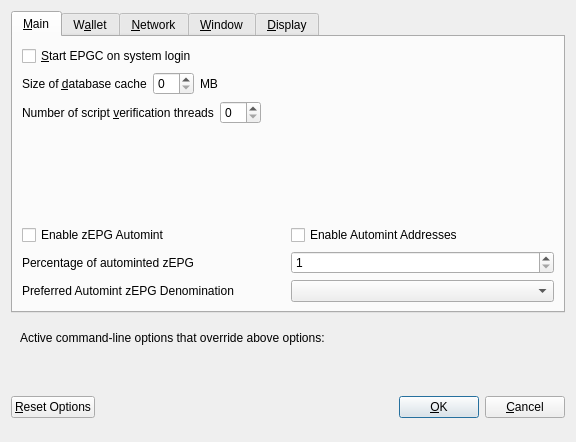
<?xml version="1.0" encoding="UTF-8"?>
<ui version="4.0">
 <class>OptionsDialog</class>
 <widget class="QDialog" name="OptionsDialog">
  <property name="geometry">
   <rect>
    <x>0</x>
    <y>0</y>
    <width>576</width>
    <height>442</height>
   </rect>
  </property>
  <property name="windowTitle">
   <string>Options</string>
  </property>
  <property name="modal">
   <bool>true</bool>
  </property>
  <layout class="QVBoxLayout" name="verticalLayout">
   <item>
    <widget class="QTabWidget" name="tabWidget">
     <property name="currentIndex">
      <number>0</number>
     </property>
     <widget class="QWidget" name="tabMain">
      <attribute name="title">
       <string>&amp;Main</string>
      </attribute>
      <layout class="QVBoxLayout" name="verticalLayout_Main">
       <item>
        <widget class="QCheckBox" name="bitcoinAtStartup">
         <property name="toolTip">
          <string>Automatically start EPGC after logging in to the system.</string>
         </property>
         <property name="text">
          <string>&amp;Start EPGC on system login</string>
         </property>
        </widget>
       </item>
       <item>
        <layout class="QHBoxLayout" name="horizontalLayout_2_Main">
         <item>
          <widget class="QLabel" name="databaseCacheLabel">
           <property name="text">
            <string>Size of &amp;database cache</string>
           </property>
           <property name="textFormat">
            <enum>Qt::PlainText</enum>
           </property>
           <property name="buddy">
            <cstring>databaseCache</cstring>
           </property>
          </widget>
         </item>
         <item>
          <widget class="QSpinBox" name="databaseCache"/>
         </item>
         <item>
          <widget class="QLabel" name="databaseCacheUnitLabel">
           <property name="text">
            <string>MB</string>
           </property>
           <property name="textFormat">
            <enum>Qt::PlainText</enum>
           </property>
          </widget>
         </item>
         <item>
          <spacer name="horizontalSpacer_2_Main">
           <property name="orientation">
            <enum>Qt::Horizontal</enum>
           </property>
           <property name="sizeHint" stdset="0">
            <size>
             <width>40</width>
             <height>20</height>
            </size>
           </property>
          </spacer>
         </item>
        </layout>
       </item>
       <item>
        <layout class="QHBoxLayout" name="horizontalLayout_3_Main">
         <item>
          <widget class="QLabel" name="threadsScriptVerifLabel">
           <property name="text">
            <string>Number of script &amp;verification threads</string>
           </property>
           <property name="textFormat">
            <enum>Qt::PlainText</enum>
           </property>
           <property name="buddy">
            <cstring>threadsScriptVerif</cstring>
           </property>
          </widget>
         </item>
         <item>
          <widget class="QSpinBox" name="threadsScriptVerif">
           <property name="toolTip">
            <string>(0 = auto, &lt;0 = leave that many cores free)</string>
           </property>
          </widget>
         </item>
         <item>
          <spacer name="horizontalSpacer_3_Main">
           <property name="orientation">
            <enum>Qt::Horizontal</enum>
           </property>
           <property name="sizeHint" stdset="0">
            <size>
             <width>40</width>
             <height>20</height>
            </size>
           </property>
          </spacer>
         </item>
        </layout>
       </item>
       <item>
        <spacer name="verticalSpacer_2">
         <property name="orientation">
          <enum>Qt::Vertical</enum>
         </property>
         <property name="sizeHint" stdset="0">
          <size>
           <width>20</width>
           <height>40</height>
          </size>
         </property>
        </spacer>
       </item>
       <item>
        <widget class="QWidget" name="verticalZepgOptionsWidget" native="true">
         <layout class="QVBoxLayout" name="verticalZepgOptionsLayout">
          <property name="margin">
           <number>0</number>
          </property>
          <item>
           <layout class="QHBoxLayout" name="horizontalAutomintingLayout">
            <item>
             <widget class="QCheckBox" name="checkBoxZeromintEnable">
              <property name="toolTip">
               <string>Enable automatic minting of EPG units to zEPG</string>
              </property>
              <property name="layoutDirection">
               <enum>Qt::LeftToRight</enum>
              </property>
              <property name="text">
               <string>Enable zEPG Automint</string>
              </property>
             </widget>
            </item>
            <item>
             <widget class="QCheckBox" name="checkBoxZeromintAddresses">
              <property name="toolTip">
               <string>Enable automatic zEPG minting from specific addresses</string>
              </property>
              <property name="layoutDirection">
               <enum>Qt::LeftToRight</enum>
              </property>
              <property name="text">
               <string>Enable Automint Addresses</string>
              </property>
             </widget>
            </item>
           </layout>
          </item>
          <item>
           <layout class="QHBoxLayout" name="horizontalZmintPercentageLayout">
            <item>
             <widget class="QLabel" name="percentage_label">
              <property name="toolTip">
               <string>Percentage of incoming EPG which get automatically converted to zEPG via Zerocoin Protocol (min: 10%)</string>
              </property>
              <property name="text">
               <string>Percentage of autominted zEPG</string>
              </property>
             </widget>
            </item>
            <item>
             <widget class="QSpinBox" name="zeromintPercentage">
              <property name="minimum">
               <number>1</number>
              </property>
              <property name="maximum">
               <number>100</number>
              </property>
             </widget>
            </item>
           </layout>
          </item>
          <item>
           <layout class="QHBoxLayout" name="horizontalLayout" stretch="0,0">
            <property name="sizeConstraint">
             <enum>QLayout::SetFixedSize</enum>
            </property>
            <item>
             <widget class="QLabel" name="labelPreferredDenom">
              <property name="maximumSize">
               <size>
                <width>16777215</width>
                <height>16777215</height>
               </size>
              </property>
              <property name="toolTip">
               <string>Wait with automatic conversion to Zerocoin until enough EPG for this denomination is available</string>
              </property>
              <property name="text">
               <string>Preferred Automint zEPG Denomination</string>
              </property>
             </widget>
            </item>
            <item>
             <widget class="QComboBox" name="preferredDenom">
              <property name="maximumSize">
               <size>
                <width>16777215</width>
                <height>27</height>
               </size>
              </property>
              <property name="toolTip">
               <string>Wait with automatic conversion to Zerocoin until enough EPG for this denomination is available</string>
              </property>
              <property name="maxVisibleItems">
               <number>9</number>
              </property>
              <property name="maxCount">
               <number>9</number>
              </property>
             </widget>
            </item>
           </layout>
          </item>
         </layout>
        </widget>
       </item>
      </layout>
     </widget>
     <widget class="QWidget" name="tabWallet">
      <attribute name="title">
       <string>W&amp;allet</string>
      </attribute>
      <layout class="QVBoxLayout" name="verticalLayout_Wallet">
       <item>
        <layout class="QHBoxLayout" name="horizontalLayout_2_Wallet">
         <item>
          <widget class="QLabel" name="labelStakeSplitThresholdText">
           <property name="text">
            <string>Stake split threshold:</string>
           </property>
          </widget>
         </item>
         <item>
          <widget class="QSpinBox" name="spinBoxStakeSplitThreshold">
           <property name="minimum">
            <number>1</number>
           </property>
           <property name="maximum">
            <number>999999</number>
           </property>
          </widget>
         </item>
        </layout>
       </item>
       <item>
        <widget class="QGroupBox" name="groupBox">
         <property name="title">
          <string>Expert</string>
         </property>
         <layout class="QVBoxLayout" name="verticalLayout_2">
          <item>
           <widget class="QCheckBox" name="coinControlFeatures">
            <property name="toolTip">
             <string>Whether to show coin control features or not.</string>
            </property>
            <property name="text">
             <string>Enable coin &amp;control features</string>
            </property>
           </widget>
          </item>
          <item>
           <widget class="QCheckBox" name="showMasternodesTab">
            <property name="toolTip">
             <string>Show additional tab listing all your masternodes in first sub-tab&lt;br/&gt;and all masternodes on the network in second sub-tab.</string>
            </property>
            <property name="text">
             <string>Show Masternodes Tab</string>
            </property>
           </widget>
          </item>
          <item>
           <widget class="QCheckBox" name="spendZeroConfChange">
            <property name="toolTip">
             <string>If you disable the spending of unconfirmed change, the change from a transaction&lt;br/&gt;cannot be used until that transaction has at least one confirmation.&lt;br/&gt;This also affects how your balance is computed.</string>
            </property>
            <property name="text">
             <string>&amp;Spend unconfirmed change</string>
            </property>
           </widget>
          </item>
         </layout>
        </widget>
       </item>
       <item>
        <spacer name="verticalSpacer_Wallet">
         <property name="orientation">
          <enum>Qt::Vertical</enum>
         </property>
         <property name="sizeHint" stdset="0">
          <size>
           <width>20</width>
           <height>40</height>
          </size>
         </property>
        </spacer>
       </item>
      </layout>
     </widget>
     <widget class="QWidget" name="tabNetwork">
      <attribute name="title">
       <string>&amp;Network</string>
      </attribute>
      <layout class="QVBoxLayout" name="verticalLayout_Network">
       <item>
        <widget class="QCheckBox" name="mapPortUpnp">
         <property name="toolTip">
          <string>Automatically open the EPGC client port on the router. This only works when your router supports UPnP and it is enabled.</string>
         </property>
         <property name="text">
          <string>Map port using &amp;UPnP</string>
         </property>
        </widget>
       </item>
       <item>
        <widget class="QCheckBox" name="allowIncoming">
         <property name="toolTip">
          <string>Accept connections from outside</string>
         </property>
         <property name="text">
          <string>Allow incoming connections</string>
         </property>
        </widget>
       </item>
       <item>
        <widget class="QCheckBox" name="connectSocks">
         <property name="toolTip">
          <string>Connect to the EPGC network through a SOCKS5 proxy.</string>
         </property>
         <property name="text">
          <string>&amp;Connect through SOCKS5 proxy (default proxy):</string>
         </property>
        </widget>
       </item>
       <item>
        <layout class="QHBoxLayout" name="horizontalLayout_1_Network">
         <item>
          <widget class="QLabel" name="proxyIpLabel">
           <property name="text">
            <string>Proxy &amp;IP:</string>
           </property>
           <property name="textFormat">
            <enum>Qt::PlainText</enum>
           </property>
           <property name="buddy">
            <cstring>proxyIp</cstring>
           </property>
          </widget>
         </item>
         <item>
          <widget class="QValidatedLineEdit" name="proxyIp">
           <property name="minimumSize">
            <size>
             <width>140</width>
             <height>0</height>
            </size>
           </property>
           <property name="maximumSize">
            <size>
             <width>140</width>
             <height>16777215</height>
            </size>
           </property>
           <property name="toolTip">
            <string>IP address of the proxy (e.g. IPv4: 127.0.0.1 / IPv6: ::1)</string>
           </property>
          </widget>
         </item>
         <item>
          <widget class="QLabel" name="proxyPortLabel">
           <property name="text">
            <string>&amp;Port:</string>
           </property>
           <property name="textFormat">
            <enum>Qt::PlainText</enum>
           </property>
           <property name="buddy">
            <cstring>proxyPort</cstring>
           </property>
          </widget>
         </item>
         <item>
          <widget class="QLineEdit" name="proxyPort">
           <property name="minimumSize">
            <size>
             <width>55</width>
             <height>0</height>
            </size>
           </property>
           <property name="maximumSize">
            <size>
             <width>55</width>
             <height>16777215</height>
            </size>
           </property>
           <property name="toolTip">
            <string>Port of the proxy (e.g. 9050)</string>
           </property>
          </widget>
         </item>
         <item>
          <spacer name="horizontalSpacer_1_Network">
           <property name="orientation">
            <enum>Qt::Horizontal</enum>
           </property>
           <property name="sizeHint" stdset="0">
            <size>
             <width>40</width>
             <height>20</height>
            </size>
           </property>
          </spacer>
         </item>
        </layout>
       </item>
       <item>
        <spacer name="verticalSpacer_Network">
         <property name="orientation">
          <enum>Qt::Vertical</enum>
         </property>
         <property name="sizeHint" stdset="0">
          <size>
           <width>20</width>
           <height>40</height>
          </size>
         </property>
        </spacer>
       </item>
      </layout>
     </widget>
     <widget class="QWidget" name="tabWindow">
      <attribute name="title">
       <string>&amp;Window</string>
      </attribute>
      <layout class="QVBoxLayout" name="verticalLayout_Window">
       <item>
        <widget class="QCheckBox" name="minimizeToTray">
         <property name="toolTip">
          <string>Show only a tray icon after minimizing the window.</string>
         </property>
         <property name="text">
          <string>&amp;Minimize to the tray instead of the taskbar</string>
         </property>
        </widget>
       </item>
       <item>
        <widget class="QCheckBox" name="minimizeOnClose">
         <property name="toolTip">
          <string>Minimize instead of exit the application when the window is closed. When this option is enabled, the application will be closed only after selecting Quit in the menu.</string>
         </property>
         <property name="text">
          <string>M&amp;inimize on close</string>
         </property>
        </widget>
       </item>
       <item>
        <spacer name="verticalSpacer_Window">
         <property name="orientation">
          <enum>Qt::Vertical</enum>
         </property>
         <property name="sizeHint" stdset="0">
          <size>
           <width>20</width>
           <height>40</height>
          </size>
         </property>
        </spacer>
       </item>
      </layout>
     </widget>
     <widget class="QWidget" name="tabDisplay">
      <attribute name="title">
       <string>&amp;Display</string>
      </attribute>
      <layout class="QVBoxLayout" name="verticalLayout_Display">
       <item>
        <layout class="QHBoxLayout" name="horizontalLayout_1_Display">
         <item>
          <widget class="QLabel" name="langLabel">
           <property name="text">
            <string>User Interface &amp;language:</string>
           </property>
           <property name="textFormat">
            <enum>Qt::PlainText</enum>
           </property>
           <property name="buddy">
            <cstring>lang</cstring>
           </property>
          </widget>
         </item>
         <item>
          <widget class="QValueComboBox" name="lang">
           <property name="toolTip">
            <string>The user interface language can be set here. This setting will take effect after restarting EPGC.</string>
           </property>
          </widget>
         </item>
        </layout>
       </item>
       <item>
        <widget class="QLabel" name="label_3">
         <property name="toolTip">
          <string notr="true"/>
         </property>
         <property name="statusTip">
          <string notr="true"/>
         </property>
         <property name="whatsThis">
          <string notr="true"/>
         </property>
         <property name="accessibleName">
          <string notr="true"/>
         </property>
         <property name="text">
          <string>Language missing or translation incomplete? Help contributing translations here:
https://www.transifex.com/epgc-project/epgc-project-translations</string>
         </property>
         <property name="wordWrap">
          <bool>true</bool>
         </property>
         <property name="openExternalLinks">
          <bool>true</bool>
         </property>
         <property name="textInteractionFlags">
          <set>Qt::TextBrowserInteraction</set>
         </property>
        </widget>
       </item>
       <item>
        <layout class="QHBoxLayout" name="horizontalLayout_2_Display" stretch="0,0">
         <item>
          <widget class="QLabel" name="themeLabel">
           <property name="text">
            <string>User Interface Theme:</string>
           </property>
          </widget>
         </item>
         <item>
          <widget class="QValueComboBox" name="theme"/>
         </item>
        </layout>
       </item>
       <item>
        <widget class="QWidget" name="verticalZepgDisplayWidget" native="true">
         <layout class="QVBoxLayout" name="verticalZepgDisplayLayout">
          <property name="margin">
           <number>0</number>
          </property>
          <item>
           <widget class="Line" name="line">
            <property name="orientation">
             <enum>Qt::Horizontal</enum>
            </property>
           </widget>
          </item>
          <item>
           <layout class="QHBoxLayout" name="horizontalLayout_3_Display">
            <item>
             <widget class="QLabel" name="unitLabel">
              <property name="text">
               <string>Unit to show amounts in:</string>
              </property>
              <property name="textFormat">
               <enum>Qt::PlainText</enum>
              </property>
             </widget>
            </item>
            <item>
             <widget class="QValueComboBox" name="unit">
              <property name="toolTip">
               <string>Choose the default subdivision unit to show in the interface and when sending coins.</string>
              </property>
             </widget>
            </item>
           </layout>
          </item>
          <item>
           <layout class="QHBoxLayout" name="horizontalLayout_4_Display">
            <item>
             <widget class="QLabel" name="digitsLabel">
              <property name="text">
               <string>Decimal digits</string>
              </property>
             </widget>
            </item>
            <item>
             <widget class="QValueComboBox" name="digits"/>
            </item>
           </layout>
          </item>
          <item>
           <layout class="QHBoxLayout" name="horizontalLayout_5_Display">
            <item>
             <widget class="QCheckBox" name="checkBoxHideZeroBalances">
              <property name="toolTip">
               <string>Hide empty balances</string>
              </property>
              <property name="layoutDirection">
               <enum>Qt::LeftToRight</enum>
              </property>
              <property name="text">
               <string>Hide empty balances</string>
              </property>
             </widget>
            </item>
            <item>
             <widget class="QCheckBox" name="checkBoxHideOrphans">
              <property name="toolTip">
               <string>Hide orphan stakes in transaction lists</string>
              </property>
              <property name="text">
               <string>Hide orphan stakes</string>
              </property>
             </widget>
            </item>
            <item>
             <spacer name="horizontalSpacer">
              <property name="orientation">
               <enum>Qt::Horizontal</enum>
              </property>
              <property name="sizeHint" stdset="0">
               <size>
                <width>40</width>
                <height>20</height>
               </size>
              </property>
             </spacer>
            </item>
           </layout>
          </item>
          <item>
           <layout class="QHBoxLayout" name="horizontalLayout_6_Display">
            <item>
             <widget class="QLabel" name="thirdPartyTxUrlsLabel">
              <property name="toolTip">
               <string>Third party URLs (e.g. a block explorer) that appear in the transactions tab as context menu items. %s in the URL is replaced by transaction hash. Multiple URLs are separated by vertical bar |.</string>
              </property>
              <property name="text">
               <string>Third party transaction URLs</string>
              </property>
             </widget>
            </item>
            <item>
             <widget class="QLineEdit" name="thirdPartyTxUrls">
              <property name="toolTip">
               <string>Third party URLs (e.g. a block explorer) that appear in the transactions tab as context menu items. %s in the URL is replaced by transaction hash. Multiple URLs are separated by vertical bar |.</string>
              </property>
             </widget>
            </item>
           </layout>
          </item>
         </layout>
        </widget>
       </item>
       <item>
        <spacer name="verticalSpacer">
         <property name="orientation">
          <enum>Qt::Vertical</enum>
         </property>
         <property name="sizeHint" stdset="0">
          <size>
           <width>20</width>
           <height>40</height>
          </size>
         </property>
        </spacer>
       </item>
      </layout>
     </widget>
    </widget>
   </item>
   <item>
    <widget class="QFrame" name="frame">
     <layout class="QVBoxLayout" name="verticalLayout_Bottom">
      <item>
       <layout class="QHBoxLayout" name="horizontalLayout_Bottom">
        <item>
         <widget class="QLabel" name="overriddenByCommandLineInfoLabel">
          <property name="text">
           <string>Active command-line options that override above options:</string>
          </property>
          <property name="textFormat">
           <enum>Qt::PlainText</enum>
          </property>
         </widget>
        </item>
        <item>
         <spacer name="horizontalSpacer_Bottom">
          <property name="orientation">
           <enum>Qt::Horizontal</enum>
          </property>
          <property name="sizeHint" stdset="0">
           <size>
            <width>40</width>
            <height>20</height>
           </size>
          </property>
         </spacer>
        </item>
       </layout>
      </item>
      <item>
       <widget class="QLabel" name="overriddenByCommandLineLabel">
        <property name="text">
         <string/>
        </property>
        <property name="textFormat">
         <enum>Qt::PlainText</enum>
        </property>
        <property name="wordWrap">
         <bool>true</bool>
        </property>
       </widget>
      </item>
     </layout>
    </widget>
   </item>
   <item>
    <layout class="QHBoxLayout" name="horizontalLayout_Buttons">
     <item>
      <widget class="QPushButton" name="resetButton">
       <property name="toolTip">
        <string>Reset all client options to default.</string>
       </property>
       <property name="text">
        <string>&amp;Reset Options</string>
       </property>
       <property name="autoDefault">
        <bool>false</bool>
       </property>
      </widget>
     </item>
     <item>
      <spacer name="horizontalSpacer_1">
       <property name="orientation">
        <enum>Qt::Horizontal</enum>
       </property>
       <property name="sizeHint" stdset="0">
        <size>
         <width>40</width>
         <height>48</height>
        </size>
       </property>
      </spacer>
     </item>
     <item>
      <widget class="QLabel" name="statusLabel">
       <property name="minimumSize">
        <size>
         <width>200</width>
         <height>0</height>
        </size>
       </property>
       <property name="font">
        <font>
         <weight>75</weight>
         <bold>true</bold>
        </font>
       </property>
       <property name="text">
        <string/>
       </property>
       <property name="textFormat">
        <enum>Qt::PlainText</enum>
       </property>
       <property name="wordWrap">
        <bool>true</bool>
       </property>
      </widget>
     </item>
     <item>
      <spacer name="horizontalSpacer_2">
       <property name="orientation">
        <enum>Qt::Horizontal</enum>
       </property>
       <property name="sizeHint" stdset="0">
        <size>
         <width>40</width>
         <height>48</height>
        </size>
       </property>
      </spacer>
     </item>
     <item>
      <widget class="QPushButton" name="okButton">
       <property name="text">
        <string>&amp;OK</string>
       </property>
       <property name="autoDefault">
        <bool>false</bool>
       </property>
       <property name="default">
        <bool>true</bool>
       </property>
      </widget>
     </item>
     <item>
      <widget class="QPushButton" name="cancelButton">
       <property name="text">
        <string>&amp;Cancel</string>
       </property>
       <property name="autoDefault">
        <bool>false</bool>
       </property>
      </widget>
     </item>
    </layout>
   </item>
  </layout>
 </widget>
 <customwidgets>
  <customwidget>
   <class>QValidatedLineEdit</class>
   <extends>QLineEdit</extends>
   <header>qvalidatedlineedit.h</header>
  </customwidget>
  <customwidget>
   <class>QValueComboBox</class>
   <extends>QComboBox</extends>
   <header>qvaluecombobox.h</header>
  </customwidget>
 </customwidgets>
 <resources/>
 <connections/>
</ui>
